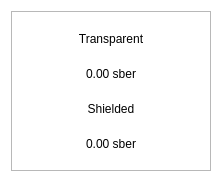
<?xml version="1.0" encoding="UTF-8"?>
<ui version="4.0">
 <class>BalanceBubble</class>
 <widget class="QWidget" name="BalanceBubble">
  <property name="geometry">
   <rect>
    <x>0</x>
    <y>0</y>
    <width>218</width>
    <height>178</height>
   </rect>
  </property>
  <property name="minimumSize">
   <size>
    <width>218</width>
    <height>178</height>
   </size>
  </property>
  <property name="maximumSize">
   <size>
    <width>250</width>
    <height>178</height>
   </size>
  </property>
  <property name="windowTitle">
   <string>Form</string>
  </property>
  <property name="styleSheet">
   <string notr="true">#BalanceBubble{
background-color:transparent
}</string>
  </property>
  <layout class="QVBoxLayout" name="verticalLayout_2">
   <property name="spacing">
    <number>0</number>
   </property>
   <item>
    <widget class="QFrame" name="frame">
     <property name="minimumSize">
      <size>
       <width>200</width>
       <height>160</height>
      </size>
     </property>
     <property name="maximumSize">
      <size>
       <width>250</width>
       <height>160</height>
      </size>
     </property>
     <property name="styleSheet">
      <string notr="true"/>
     </property>
     <property name="frameShape">
      <enum>QFrame::StyledPanel</enum>
     </property>
     <property name="frameShadow">
      <enum>QFrame::Raised</enum>
     </property>
     <property name="lineWidth">
      <number>10</number>
     </property>
     <layout class="QVBoxLayout" name="verticalLayout">
      <property name="spacing">
       <number>0</number>
      </property>
      <item>
       <layout class="QHBoxLayout" name="horizontalLayout">
        <item>
         <widget class="QLabel" name="lblFirst">
          <property name="styleSheet">
           <string notr="true"/>
          </property>
          <property name="text">
           <string>Transparent</string>
          </property>
          <property name="alignment">
           <set>Qt::AlignCenter</set>
          </property>
         </widget>
        </item>
       </layout>
      </item>
      <item>
       <widget class="QLabel" name="textTransparent">
        <property name="styleSheet">
         <string notr="true"/>
        </property>
        <property name="text">
         <string>0.00 sber</string>
        </property>
        <property name="alignment">
         <set>Qt::AlignCenter</set>
        </property>
       </widget>
      </item>
      <item>
       <widget class="QLabel" name="lblSecond">
        <property name="styleSheet">
         <string notr="true"/>
        </property>
        <property name="text">
         <string>Shielded</string>
        </property>
        <property name="alignment">
         <set>Qt::AlignCenter</set>
        </property>
       </widget>
      </item>
      <item>
       <widget class="QLabel" name="textShielded">
        <property name="styleSheet">
         <string notr="true"/>
        </property>
        <property name="text">
         <string>0.00 sber</string>
        </property>
        <property name="alignment">
         <set>Qt::AlignCenter</set>
        </property>
       </widget>
      </item>
     </layout>
    </widget>
   </item>
  </layout>
 </widget>
 <resources/>
 <connections/>
</ui>
